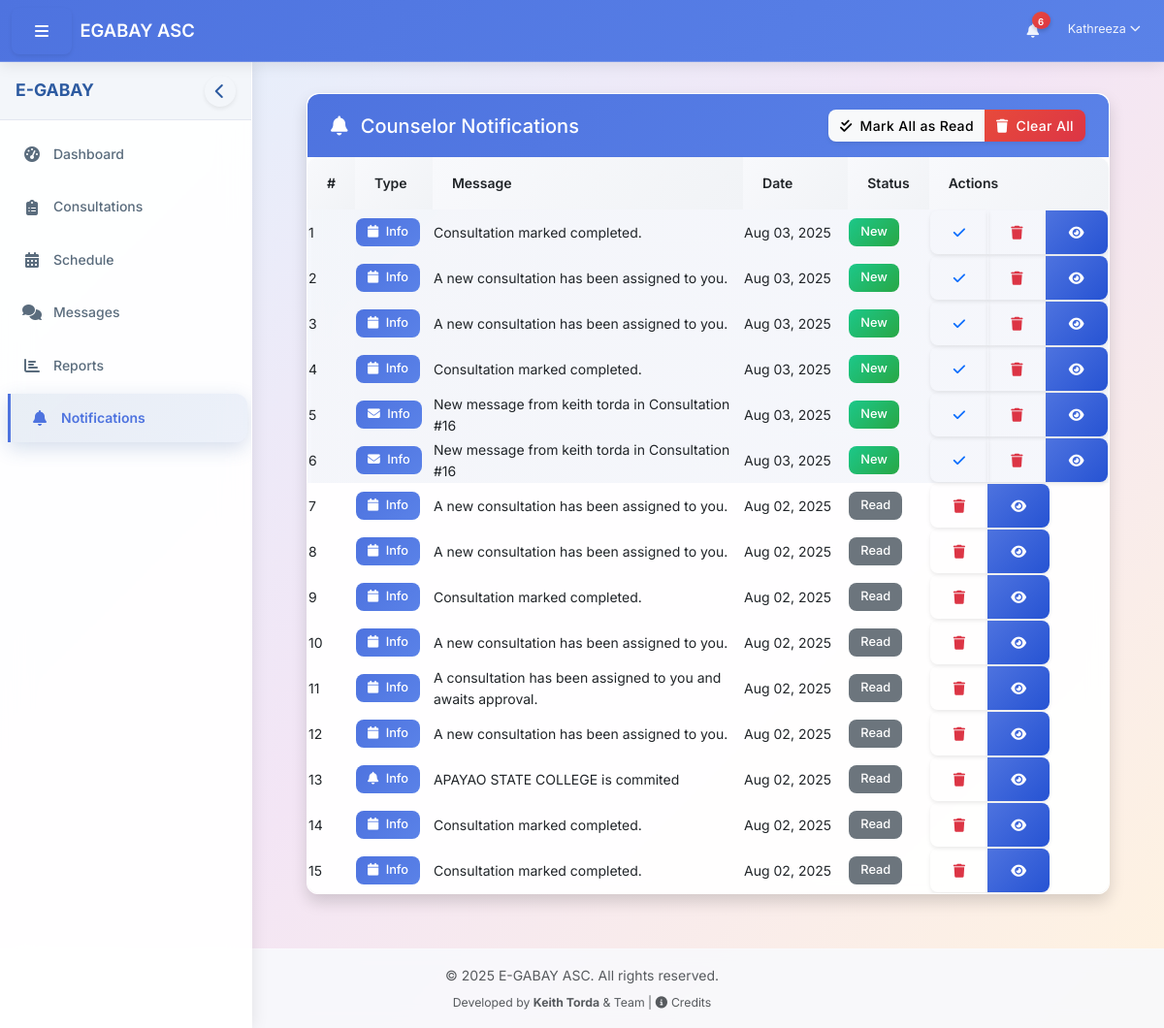
Screenshot of /dashboard/counselor/notifications.php (signed in) with the database file from the repository.
### tables this page shows
CREATE TABLE `system_notifications` (
  `id` int(11) NOT NULL AUTO_INCREMENT,
  `user_id` int(11) DEFAULT NULL,
  `target_role` varchar(50) DEFAULT NULL,
  `message` text NOT NULL,
  `notification_type` varchar(20) DEFAULT 'info',
  `category` varchar(50) DEFAULT 'system',
  `link` varchar(255) DEFAULT NULL,
  `is_read` tinyint(1) NOT NULL DEFAULT 0,
  `read_at` datetime DEFAULT NULL,
  `created_at` timestamp NOT NULL DEFAULT current_timestamp(),
  PRIMARY KEY (`id`),
  KEY `user_id` (`user_id`),
  KEY `target_role` (`target_role`)
);

CREATE TABLE `chat_messages` (
  `id` int(11) NOT NULL AUTO_INCREMENT,
  `chat_id` int(11) NOT NULL,
  `user_id` int(11) DEFAULT NULL,
  `message` text NOT NULL,
  `is_read` tinyint(1) NOT NULL DEFAULT 0,
  `created_at` timestamp NOT NULL DEFAULT current_timestamp(),
  `message_type` enum('user','system') NOT NULL DEFAULT 'user',
  `file_path` varchar(500) DEFAULT NULL,
  `file_url` varchar(500) DEFAULT NULL,
  `file_name` varchar(255) DEFAULT NULL,
  `file_size` int(11) DEFAULT NULL,
  PRIMARY KEY (`id`),
  KEY `chat_messages_ibfk_1` (`chat_id`),
  KEY `chat_messages_ibfk_2` (`user_id`),
  CONSTRAINT `chat_messages_ibfk_1` FOREIGN KEY (`chat_id`) REFERENCES `chat_sessions` (`id`) ON DELETE CASCADE,
  CONSTRAINT `chat_messages_ibfk_2` FOREIGN KEY (`user_id`) REFERENCES `users` (`user_id`) ON DELETE CASCADE
);

### includes/utility.php (called while the page is built, shortened)
<?php
function getSystemNotifications($user_id, $limit = 10, $category = null) {
    $database = new Database();
    $db = $database->getConnection();
    $role = getUserRoleSafe($user_id);
    try {
        $check_query = "SHOW TABLES LIKE 'system_notifications'";
        $check_stmt = $db->prepare($check_query);
        $check_stmt->execute();
        $table_exists = $check_stmt->fetch();
    } catch (Exception $e) {
        error_log("Error checking system_notifications table: " . $e->getMessage());
        return [];
    }
    $limit = intval($limit);
    $query = "SELECT *
              FROM system_notifications
              WHERE user_id = ? OR target_role = ?";
    $query .= " ORDER BY created_at DESC
                LIMIT {$limit}";
    try {
        $stmt = $db->prepare($query);
        if ($category) {
            $stmt->execute([$user_id, $role, $category]);
        } else {
            $stmt->execute([$user_id, $role]);
        }
        return $stmt->fetchAll(PDO::FETCH_ASSOC);
    } catch (Exception $e) {
        error_log("Error getting system notifications: " . $e->getMessage());
        return [];
    }
}
function getUserRoleSafe($user_id = null) {
    $database = new Database();
    $db = $database->getConnection();
    $role = '';
    try {
        $check_query = "SHOW COLUMNS FROM users LIKE 'role_name'";
        $check_stmt = $db->prepare($check_query);
        $check_stmt->execute();
        $role_column_exists = $check_stmt->fetch();
        if ($role_column_exists) {
            $role_query = "SELECT role_name FROM users WHERE user_id = ?";
            $role_stmt = $db->prepare($role_query);
            $role_stmt->execute([$user_id]);
            $result = $role_stmt->fetch(PDO::FETCH_ASSOC);
            if ($result) {
                $role = $result['role_name'];
            }
        } else {
            $role_query = "SELECT role_id FROM users WHERE user_id = ?";
            $role_stmt = $db->prepare($role_query);
            $role_stmt->execute([$user_id]);
            $result = $role_stmt->fetch(PDO::FETCH_ASSOC);
            if ($result) {
                switch ($result['role_id']) {
                    case 2:
                        $role = 'counselor';
                        break;
                }
            }
        }
    } catch (Exception $e) {
        error_log("Error determining user role: " . $e->getMessage());
    }
    return $role;
}
function getMessageAndConsultationNotifications($user_id, $limit = 5) {
    $database = new Database();
    $db = $database->getConnection();
    $notifications = [];
    $role = getUserRoleSafe($user_id);
    $limit = intval($limit);
    $query = "SELECT cm.*, cs.id as chat_session_id, cs.subject,
              u.first_name, u.last_name,
              cr.is_anonymous, cr.student_id AS cr_student_id
              FROM chat_messages cm
              JOIN chat_sessions cs ON cm.chat_id = cs.id
              JOIN consultation_requests cr ON cs.consultation_id = cr.id
              LEFT JOIN users u ON cm.user_id = u.user_id
              WHERE ((cs.student_id = ? AND cm.user_id != ?) OR (cs.counselor_id = ? AND cm.user_id != ?))
              AND cm.is_read = 0
              ORDER BY cm.created_at DESC
              LIMIT {$limit}";
    try {
        $stmt = $db->prepare($query);
        $stmt->execute([$user_id, $user_id, $user_id, $user_id]);
        $unread_messages = $stmt->fetchAll(PDO::FETCH_ASSOC);
        foreach ($unread_messages as $message) {
            if (isset($message['message_type']) && $message['message_type'] == 'system') {
                $sender_name = 'System';
            } else {
                if ($role == 'counselor' && $message['is_anonymous'] && $message['cr_student_id'] == $message['user_id']) {
                    $sender_name = 'Anonymous Student';
                } else {
                    $sender_name = $message['first_name'] . ' ' . $message['last_name'];
                }
            }
            $notifications[] = [
                'id' => 'msg_' . $message['id'],
                'message' => "New message from {$sender_name} in {$message['subject']}",
                'created_at' => $message['created_at'],
                'is_read' => 0,
                'link' => SITE_URL . '/dashboard/' . $role . '/chat.php?id=' . $message['chat_session_id']
            ];
        }
    } catch (Exception $e) {
        error_log("Error getting unread messages: " . $e->getMessage());
    }
    if ($role == 'student') {
        $query = "SELECT cr.*, u.first_name, u.last_name
                  FROM consultation_requests cr
                  JOIN users u ON cr.counselor_id = u.user_id
                  WHERE cr.student_id = ? AND cr.status = 'live' AND
                  cr.updated_at > (NOW() - INTERVAL 24 HOUR)
                  ORDER BY cr.updated_at DESC
                  LIMIT {$limit}";
        try {
            $stmt = $db->prepare($query);
            $stmt->execute([$user_id]);
            $consultations = $stmt->fetchAll(PDO::FETCH_ASSOC);
            foreach ($consultations as $consultation) {
                $notifications[] = [
                    'id' => 'cons_' . $consultation['id'],
                    'message' => "Your consultation has been approved by {$consultation['first_name']} {$consultation['last_name']}",
                    'created_at' => $consultation['updated_at'],
                    'is_read' => 0,
                    'link' => SITE_URL . '/dashboard/student/view_consultation.php?id=' . $consultation['id']
                ];
            }
        } catch (Exception $e) {
            error_log("Error getting approved consultations: " . $e->getMessage());
        }
    } elseif ($role == 'counselor') {
        $query = "SELECT cr.*, u.first_name, u.last_name
                  FROM consultation_requests cr
                  JOIN users u ON cr.student_id = u.user_id
                  WHERE cr.counselor_id = ? AND cr.status = 'live' AND
                  cr.updated_at > (NOW() - INTERVAL 24 HOUR)
                  ORDER BY cr.updated_at DESC
                  LIMIT {$limit}";
        try {
            $stmt = $db->prepare($query);
            $stmt->execute([$user_id]);
            $consultations = $stmt->fetchAll(PDO::FETCH_ASSOC);
        } catch (Exception $e) {
            error_log("Error getting assigned consultations: " . $e->getMessage());
        }
    }
    usort($notifications, function($a, $b) {
        return strtotime($b['created_at']) - strtotime($a['created_at']);
    });
    return array_slice($notifications, 0, $limit);
}
?>

### dashboard/counselor/notifications.php (the view, shortened to what this page needs)
<?php
require_once __DIR__ . '/../../includes/path_fix.php';
require_once $base_path . '/config/config.php';
require_once $base_path . '/classes/Auth.php';
require_once $base_path . '/classes/Utility.php';
$user_id = $_SESSION['user_id'];
$system_notifications = getSystemNotifications($user_id, 100);
$message_notifications = getMessageAndConsultationNotifications($_SESSION['user_id'], 100);
$notifications = array_merge($system_notifications, $message_notifications);
include_once $base_path . '/includes/header.php';
?>
<div class="container-fluid">
    <div class="row mb-4">
        <div class="col-12">
            <div class="card shadow">
                <div class="notification-page-header d-flex justify-content-between align-items-center">
                    <h5 class="mb-0">
                        <i class="fas fa-bell me-2"></i> Counselor Notifications
                    </h5>
                    <?php if (!empty($notifications)): ?>
                    <div class="btn-group">
                        <a href="<?php echo SITE_URL; ?>/dashboard/counselor/notifications.php?mark_all_read=1" class="btn btn-light btn-sm">
                            <i class="fas fa-check-double me-1"></i> Mark All as Read
                        </a>
                        <a href="<?php echo SITE_URL; ?>/dashboard/counselor/notifications.php?clear_all=1" class="btn btn-danger btn-sm">
                            <i class="fas fa-trash me-1"></i> Clear All
                        </a>
                    </div>
                    <?php endif; ?>
                </div>
                <div class="card-body p-0">
                    <?php if (empty($notifications)): ?>
                        <div class="notification-empty">
                            <i class="fas fa-bell-slash mb-3"></i>
                            <h4>No Notifications</h4>
                            <p>You don't have any notifications at this time.</p>
                        </div>
                    <?php else: ?>
                        <div class="table-responsive">
                            <table class="notification-table">
                                <thead>
                                    <tr>
                                        <th style="width: 5%">#</th>
                                        <th style="width: 10%">Type</th>
                                        <th style="width: 50%">Message</th>
                                        <th style="width: 15%">Date</th>
                                        <th style="width: 10%">Status</th>
                                        <th style="width: 10%">Actions</th>
                                    </tr>
                                </thead>
                                <tbody>
                                    <?php
                                    $counter = 1;
                                    foreach ($notifications as $notification):
                                        $type = $notification['notification_type'] ?? $notification['type'] ?? 'info';
                                        $is_read = isset($notification['is_read']) && $notification['is_read'] == 0 ? false : true;
                                        $icon = 'info-circle';
                                        $link = isset($notification['link']) && $notification['link'] ? $notification['link'] : '#';
                                        $notification_id = $notification['id'] ?? '';
                                        if (isset($notification['category'])) {
                                            switch ($notification['category']) {
                                                case 'consultation':
                                                    $icon = 'calendar';
                                                    break;
                                                default:
                                                    $icon = 'bell';
                                            }
                                        } elseif (strpos($notification['message'], 'message') !== false) {
                                            $icon = 'envelope';
                                        } elseif (strpos($notification['message'], 'consultation') !== false) {
                                            $icon = 'calendar';
                                        }
                                        $badge_color = 'primary';
                                        switch ($type) {
                                            default:
                                                $badge_color = 'primary';
                                        }
                                    ?>
                                    <tr class="<?php echo !$is_read ? 'unread' : ''; ?>">
                                        <td><?php echo $counter++; ?></td>
                                        <td>
                                            <span class="badge bg-<?php echo $badge_color; ?>">
                                                <i class="fas fa-<?php echo $icon; ?> me-1"></i>
                                                <?php echo ucfirst($type); ?>
                                            </span>
                                        </td>
                                        <td><?php echo $notification['message']; ?></td>
                                        <td><?php echo date('M d, Y', strtotime($notification['created_at'])); ?></td>
                                        <td>
                                            <?php if ($is_read): ?>
                                                <span class="badge bg-secondary">Read</span>
                                            <?php else: ?>
                                                <span class="badge bg-success">New</span>
                                            <?php endif; ?>
                                        </td>
                                        <td>
                                            <div class="btn-group btn-group-sm">
                                                <?php if (!$is_read): ?>
                                                <a href="<?php echo SITE_URL; ?>/dashboard/counselor/notifications.php?mark_read=1&id=<?php echo $notification_id; ?>" class="btn btn-outline-primary" title="Mark as Read">
                                                    <i class="fas fa-check"></i>
                                                </a>
                                                <?php endif; ?>
                                                <a href="<?php echo SITE_URL; ?>/dashboard/counselor/notifications.php?clear=1&id=<?php echo $notification_id; ?>" class="btn btn-outline-danger" title="Clear">
                                                    <i class="fas fa-trash"></i>
                                                </a>
                                                <a href="<?php echo ($link && $link != '#') ? $link : SITE_URL . '/dashboard/view_notification.php?id=' . $notification_id; ?>" class="btn btn-primary" title="View">
                                                    <i class="fas fa-eye"></i>
                                                </a>
                                            </div>
                                        </td>
                                    </tr>
                                    <?php endforeach; ?>
                                </tbody>
                            </table>
                        </div>
                    <?php endif; ?>
                </div>
            </div>
        </div>
    </div>
</div>
<?php
include_once $base_path . '/includes/footer.php';
?>

### rows the page displays
system_notifications: notification_type "Info", message "Consultation marked completed.", created_at "Aug 03, 2025", is_read "New"
system_notifications: notification_type "Info", message "A new consultation has been assigned to you.", created_at "Aug 03, 2025", is_read "New"
system_notifications: notification_type "Info", message "A new consultation has been assigned to you.", created_at "Aug 03, 2025", is_read "New"
system_notifications: notification_type "Info", message "Consultation marked completed.", created_at "Aug 03, 2025", is_read "New"
chat_messages: type "Info", message "New message from keith torda in Consultation #16", created_at "Aug 03, 2025", is_read "New"
chat_messages: type "Info", message "New message from keith torda in Consultation #16", created_at "Aug 03, 2025", is_read "New"
system_notifications: notification_type "Info", message "A new consultation has been assigned to you.", created_at "Aug 02, 2025", is_read "Read"
system_notifications: notification_type "Info", message "A new consultation has been assigned to you.", created_at "Aug 02, 2025", is_read "Read"
system_notifications: notification_type "Info", message "Consultation marked completed.", created_at "Aug 02, 2025", is_read "Read"
system_notifications: notification_type "Info", message "A new consultation has been assigned to you.", created_at "Aug 02, 2025", is_read "Read"
system_notifications: notification_type "Info", message "A consultation has been assigned to you and awaits approval.", created_at "Aug 02, 2025", is_read "Read"
system_notifications: notification_type "Info", message "A new consultation has been assigned to you.", created_at "Aug 02, 2025", is_read "Read"
system_notifications: notification_type "Info", message "APAYAO STATE COLLEGE is commited", created_at "Aug 02, 2025", is_read "Read"
system_notifications: notification_type "Info", message "Consultation marked completed.", created_at "Aug 02, 2025", is_read "Read"
system_notifications: notification_type "Info", message "Consultation marked completed.", created_at "Aug 02, 2025", is_read "Read"

### other values shown
$notification_count "6"
$_SESSION['first_name'] "Kathreeza"
